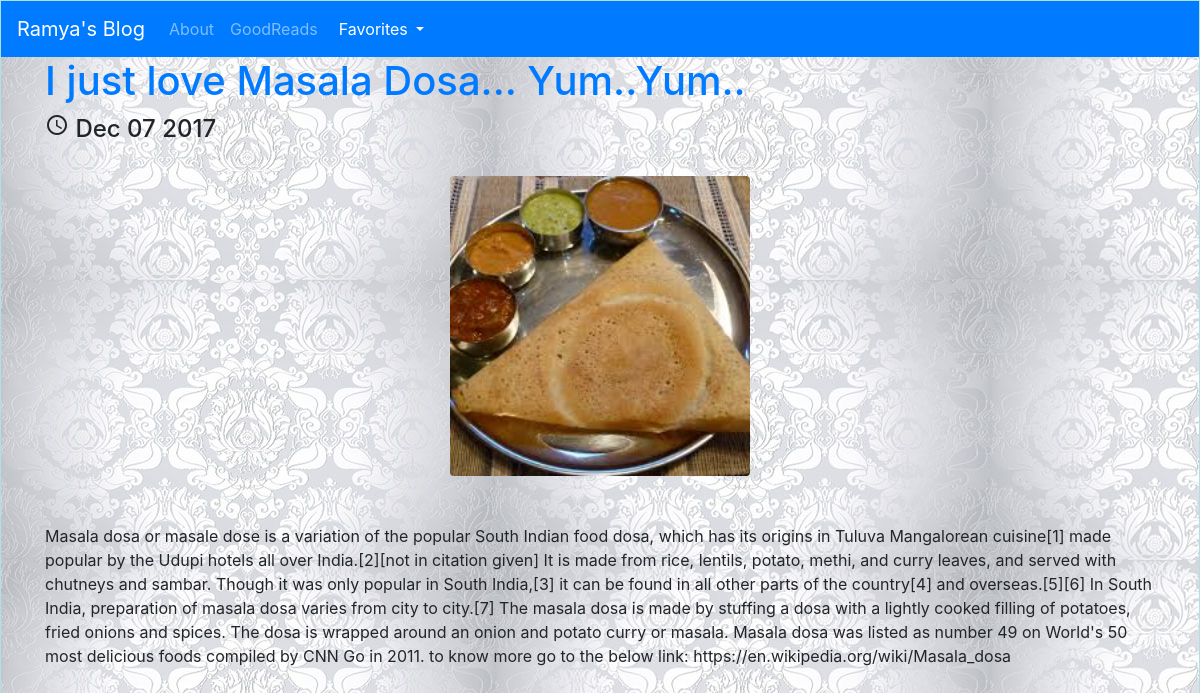
/posts/3/, run on the app's committed database.
### posts/models.py (models this page shows, shortened)
class Post(models.Model):
    title=models.CharField(max_length=250)
    pub_date=models.DateTimeField()
    image=models.ImageField(upload_to='media/')
    body=models.TextField()
    def pub_date_custom(self):
        return self.pub_date.strftime('%b %d %Y')

### posts/views.py (the view)
# urls.py: url(r'^posts/(?P<post_id>[0-9]+)/$', posts.views.post_details,name='post_details'),
def post_details(request,post_id):
    post=get_object_or_404(Post,pk=post_id)
    return render(request,'posts/posts_detail.html',{'post':post})

### posts/templates/posts/posts_detail.html (shortened to what this page needs)
<!doctype html>
<html lang="en">
  <head>
    <link rel="stylesheet" href="https://maxcdn.bootstrapcdn.com/bootstrap/4.0.0-beta.2/css/bootstrap.min.css">
    <link rel="stylesheet" href="https://maxcdn.bootstrapcdn.com/bootstrap/4.0.0-beta.2/css/bootstrap.min.css">
{% load static %}
  </head>
  <body class="divstyle">
   <nav class="navbar navbar-expand-lg  navbar navbar-dark bg-primary">
      <a class="navbar-brand" href="{% url 'home' %}">Ramya's Blog</a>
      <div class="collapse navbar-collapse" id="navbarNavAltMarkup">
          <div class="navbar-nav">
             <a class="nav-item nav-link" href="{% url 'about' %}">About</a>
            <a class="nav-item nav-link" href="https://www.goodreads.com/">GoodReads</a>
              <div class="btn-group">
  <button type="button" class="btn btn-primary dropdown-toggle" data-toggle="dropdown" aria-haspopup="true" aria-expanded="false">
    Favorites
  </button>
</div>
          </div>
      </div>
    </nav>
    <div class="container">
        <a href="{% url 'post_details' post.id %}"><h1 >{{post.title}}</h1></a>
        <h4><i class="material-icons">schedule</i> {{ post.pub_date_custom}}</h4>
        <br />
        <img src="{{post.image.url}}" class="img-responsive  rounded mx-auto d-block " style="height:300px;"/>
        <br />
        <br />
        <p>{{ post.body }}</p>
        <br />
        <br />
   </div>
  </body>
</html>

### data on the page
Post: title "I just love Masala Dosa... Yum..Yum..", pub_date_custom "Dec 07 2017", image (picture), body "Masala dosa or masale dose is a variation of the popular South Indian food dosa, which has its origins in Tuluva Mangalorean cuisine[1] made popular by the Udupi hotels all over India.[2][not in citation given] It is made from rice, lentils, potato, methi, and curry leaves, and served with chutneys and sambar. Though it was only popular in South India,[3] it can be found in all other parts of the country[4] and overseas.[5][6] In South India, preparation of masala dosa varies from city to city.[7] The masala dosa is made by stuffing a dosa with a lightly cooked filling of potatoes, fried onions and spices. The dosa is wrapped around an onion and potato curry or masala. Masala dosa was…"
